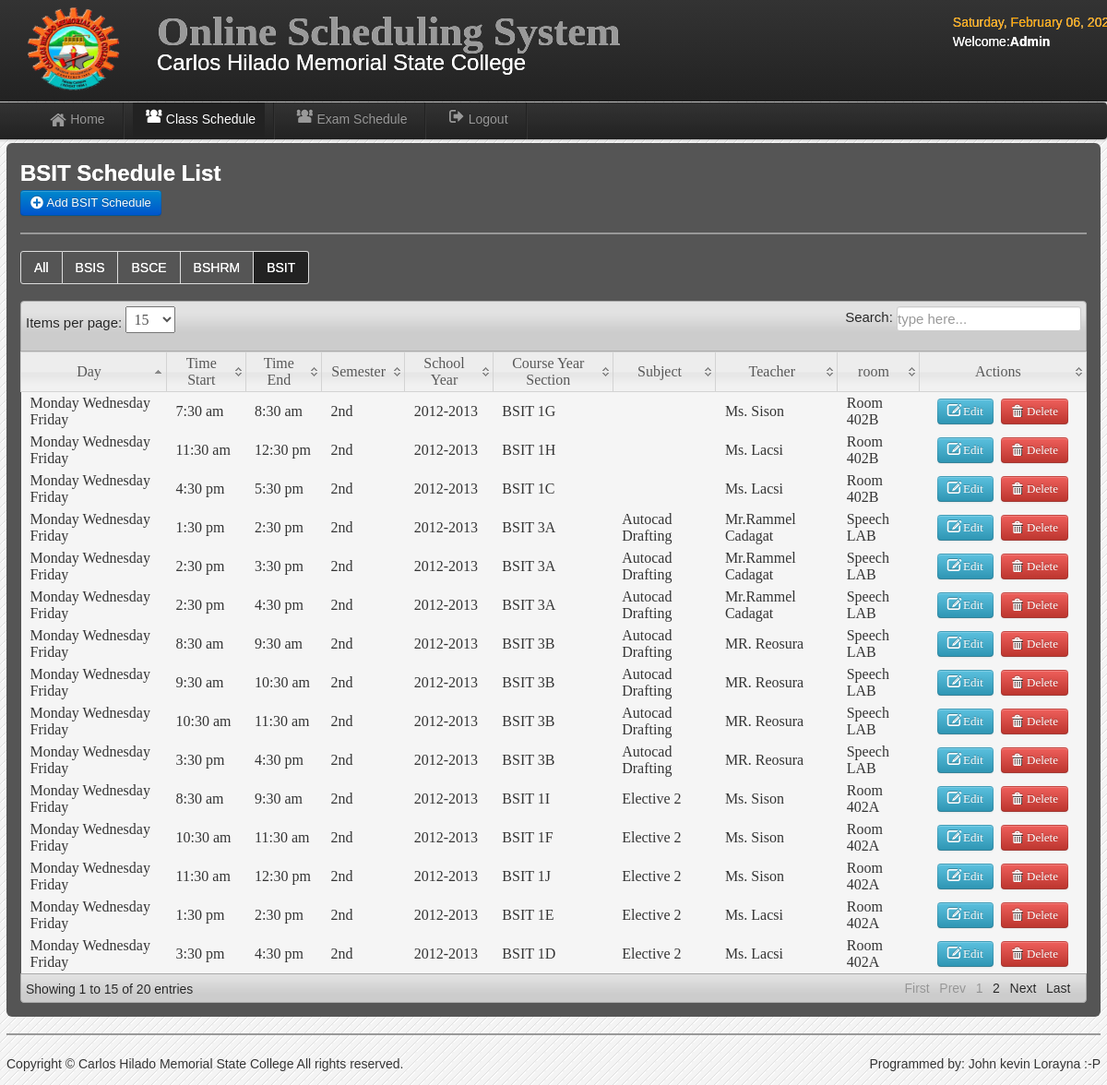
Page /admin/CIT_BSIT.php (signed in) on the committed database.
### tables this page shows
CREATE TABLE `users` (
  `User_id` int(11) NOT NULL,
  `UserName` varchar(20) NOT NULL,
  `Password` varchar(20) NOT NULL,
  `User_Type` varchar(20) NOT NULL,
  `FirstName` varchar(30) NOT NULL,
  `LastName` varchar(30) NOT NULL,
  `College` varchar(20) NOT NULL
);

CREATE TABLE `schedule` (
  `schedule_id` int(11) NOT NULL,
  `semester` varchar(10) NOT NULL,
  `sy` varchar(20) NOT NULL,
  `CYS` varchar(100) NOT NULL,
  `subject` varchar(50) NOT NULL,
  `teacher` varchar(50) NOT NULL,
  `room` varchar(20) NOT NULL,
  `day` varchar(100) NOT NULL,
  `time` varchar(20) NOT NULL,
  `time_end` varchar(50) NOT NULL,
  `type` varchar(20) NOT NULL,
  `day1` varchar(20) NOT NULL
);

### admin/session.php (called while the page is built, shortened)
<?php
        $id_session=$_SESSION['id'];
?>

### admin/CIT_BSIT.php (the view, shortened to what this page needs)
<?php include('session.php'); include('header.php'); include('dbcon.php') ?>
<body>
<?php include('nav-top1.php'); ?>
       <div class="navbar navbar-fixed-top1">
    <div class="navbar-inner">
    <div class="container">
	<div class="marg">
    <ul class="nav">
  <li>
    <a href="user_home.php"><i class="icon-home icon-large"></i>Home</a>
  </li>
   <li class="divider-vertical"></li>
  <li class="active"><a href="user_schedule.php"><i class="icon-group icon-large"></i>Class Schedule</a></li>
   <li class="divider-vertical"></li>
    <li><a href="CIT_exam_schedule.php"><i class="icon-group icon-large"></i>Exam Schedule</a></li>
   <li class="divider-vertical"></li>
  <li><a id="logout" data-toggle="modal" href="#myModal"><i class="icon-signout icon-large"></i>Logout</a></li>
   <li class="divider-vertical"></li>
</ul>
    </div>
    </div>
    </div>
    </div>
<div class="wrapper">
<div id="element" class="hero-body-schedule">
<h2><font color="white">BSIT Schedule List</font></h2>
	<a class="btn btn-primary"  href="CIT_add.php">  <i class="icon-plus-sign icon-large"></i>&nbsp;Add BSIT Schedule</a>
	<hr>
	<div class="pagination">
  <ul>
    <li><a href="user_schedule.php"><font color="white">All</font></a></li>
    <li>
      <a href="CIT_BSIS.php"><font color="white">BSIS</font></a>
    </li>
    <li><a href="CIT_BSCE.php"><font color="white">BSCE</font></a></li>
    <li><a href="CIT_BSHRM.php"><font color="white">BSHRM</font></a></li>
    <li class="active"><a href="CIT_BSIT.php"><font color="white">BSIT</a></font></li>
  </ul>
</div>
	<table class="users-table">
<div class="demo_jui">
		<table cellpadding="0" cellspacing="0" border="0" class="display" id="log" class="jtable">
			<thead>
				<tr>
				<th>Day</th>
				<th>Time Start</th>
				<th>Time End</th>
				<th>Semester</th>
				<th>School Year</th>
				<th>Course Year Section</th>
				<th>Subject</th>
				<th>Teacher</th>
				<th>room</th>
				<th>Actions</th>
				</tr>
			</thead>
			<tbody>
<?php $result=mysqli_query($conn,"select * from schedule where CYS like '%BSIT%' and type=''")or die(mysqli_error());
while($row=mysqli_fetch_array($result)){ $id=$row['schedule_id'];
?>
<tr class="del<?php echo $id ?>">
	<td><?php echo $row['day'];?></td>
	<td><?php echo $row['time'];?></td>
	<td><?php echo $row['time_end'];?></td>
	<td><?php echo $row['semester'];?></td>
	<td><?php echo $row['sy'];?></td>
	<td><?php echo $row['CYS'];?></td>
	<td><?php echo $row['subject'];?></td>
	<td><?php echo $row['teacher'];?></td>
	<td><?php echo $row['room'];?></td>
	<td align="center" width="160">
	<a class="btn btn-info" href="CIT_edit_BSIT.php<?php echo '?id='.$id; ?>"><i class="icon-edit icon-large"></i>&nbsp;Edit</a>&nbsp;
	<a class="btn btn-danger1"  id="<?php echo $id; ?>">  <i class="icon-trash icon-large"></i>&nbsp;Delete</a>
</td>
<?php } ?>
	</tr>
			</tbody>
		</table>
	</div>
<?php include('footer.php');?>
</div>
</body>

### admin/nav-top1.php
	<div class="navbar navbar-fixed-top">
	<div class="navbar-inner">
	<div class="container">
		<a class="branded">
		<img src="img/chmsc.png" width="100" height="90">
 	</a>
	<a class="brand">
	 <h1>Online Scheduling System</h1>
	 <div class="chmsc_nav"><font size="5" style="Bookman Old Style" color="white">Carlos Hilado Memorial State College</font></div>
 	</a>
<div class="time_top">
<font color="orange">
  <?php
 $Today=date('y:m:d');
$new=date('l, F d, Y',strtotime($Today));
echo $new; ?>
</font>
<?php
$logout_query=mysqli_query($conn,"select * from users where User_id=$id_session");
$row=mysqli_fetch_array($logout_query);
$type=$row['User_Type'];
?>
<p><font color="white">Welcome:<b><?php echo $type;?></b>
<?php echo $row['College'] ?></p></font>
</div>
	</div>
	</div>
	</div>

### admin/css/style.css (style rules this page uses)
* { margin:0; padding:0; }
body { font-family:"Trebuchet MS", "Myriad Pro", Arial, sans-serif; font-size:14px; background:#f4f4f4 url(../img/bg.gif) repeat top left; color:#333; text-shadow:0px 0px 0px #fff;; }
h1 { font-size:45px; }
a { color:#777; }
p { padding:5px 0px; }
.wrapper { width:1186px; margin:10px auto; min-height:550px; }

### admin/css/datatable/demo_table_jui.css (style rules this page uses)
table.display thead th { cursor: pointer; padding: 3px 0 3px 10px; }
table.display { border-collapse: collapse; clear: both; margin: 0 auto; width: 100%; }
table.display td { padding: 3px 10px; }
tr.odd { background-color: #F5F5F5; }
tr.even { background-color: #F5F5F5; }
tr.odd td.sorting_1 { background-color: F5F5F5; }
tr.even td.sorting_1 { background-color: F5F5F5; }

### rows in the picture
users: User_Type "Admin"
schedule: day "Monday Wednesday Friday", time "7:30 am", time_end "8:30 am", semester "2nd", sy "2012-2013", CYS "BSIT 1G", teacher "Ms. Sison", room "Room 402B"
schedule: day "Monday Wednesday Friday", time "11:30 am", time_end "12:30 pm", semester "2nd", sy "2012-2013", CYS "BSIT 1H", teacher "Ms. Lacsi", room "Room 402B"
schedule: day "Monday Wednesday Friday", time "4:30 pm", time_end "5:30 pm", semester "2nd", sy "2012-2013", CYS "BSIT 1C", teacher "Ms. Lacsi", room "Room 402B"
schedule: day "Monday Wednesday Friday", time "1:30 pm", time_end "2:30 pm", semester "2nd", sy "2012-2013", CYS "BSIT 3A", subject "Autocad Drafting", teacher "Mr.Rammel Cadagat", room "Speech LAB"
schedule: day "Monday Wednesday Friday", time "2:30 pm", time_end "3:30 pm", semester "2nd", sy "2012-2013", CYS "BSIT 3A", subject "Autocad Drafting", teacher "Mr.Rammel Cadagat", room "Speech LAB"
schedule: day "Monday Wednesday Friday", time "2:30 pm", time_end "4:30 pm", semester "2nd", sy "2012-2013", CYS "BSIT 3A", subject "Autocad Drafting", teacher "Mr.Rammel Cadagat", room "Speech LAB"
schedule: day "Monday Wednesday Friday", time "8:30 am", time_end "9:30 am", semester "2nd", sy "2012-2013", CYS "BSIT 3B", subject "Autocad Drafting", teacher "MR. Reosura", room "Speech LAB"
schedule: day "Monday Wednesday Friday", time "9:30 am", time_end "10:30 am", semester "2nd", sy "2012-2013", CYS "BSIT 3B", subject "Autocad Drafting", teacher "MR. Reosura", room "Speech LAB"
schedule: day "Monday Wednesday Friday", time "10:30 am", time_end "11:30 am", semester "2nd", sy "2012-2013", CYS "BSIT 3B", subject "Autocad Drafting", teacher "MR. Reosura", room "Speech LAB"
schedule: day "Monday Wednesday Friday", time "3:30 pm", time_end "4:30 pm", semester "2nd", sy "2012-2013", CYS "BSIT 3B", subject "Autocad Drafting", teacher "MR. Reosura", room "Speech LAB"
schedule: day "Monday Wednesday Friday", time "8:30 am", time_end "9:30 am", semester "2nd", sy "2012-2013", CYS "BSIT 1I", subject "Elective 2", teacher "Ms. Sison", room "Room 402A"
schedule: day "Monday Wednesday Friday", time "10:30 am", time_end "11:30 am", semester "2nd", sy "2012-2013", CYS "BSIT 1F", subject "Elective 2", teacher "Ms. Sison", room "Room 402A"
schedule: day "Monday Wednesday Friday", time "11:30 am", time_end "12:30 pm", semester "2nd", sy "2012-2013", CYS "BSIT 1J", subject "Elective 2", teacher "Ms. Sison", room "Room 402A"
schedule: day "Monday Wednesday Friday", time "1:30 pm", time_end "2:30 pm", semester "2nd", sy "2012-2013", CYS "BSIT 1E", subject "Elective 2", teacher "Ms. Lacsi", room "Room 402A"
schedule: day "Monday Wednesday Friday", time "3:30 pm", time_end "4:30 pm", semester "2nd", sy "2012-2013", CYS "BSIT 1D", subject "Elective 2", teacher "Ms. Lacsi", room "Room 402A"
